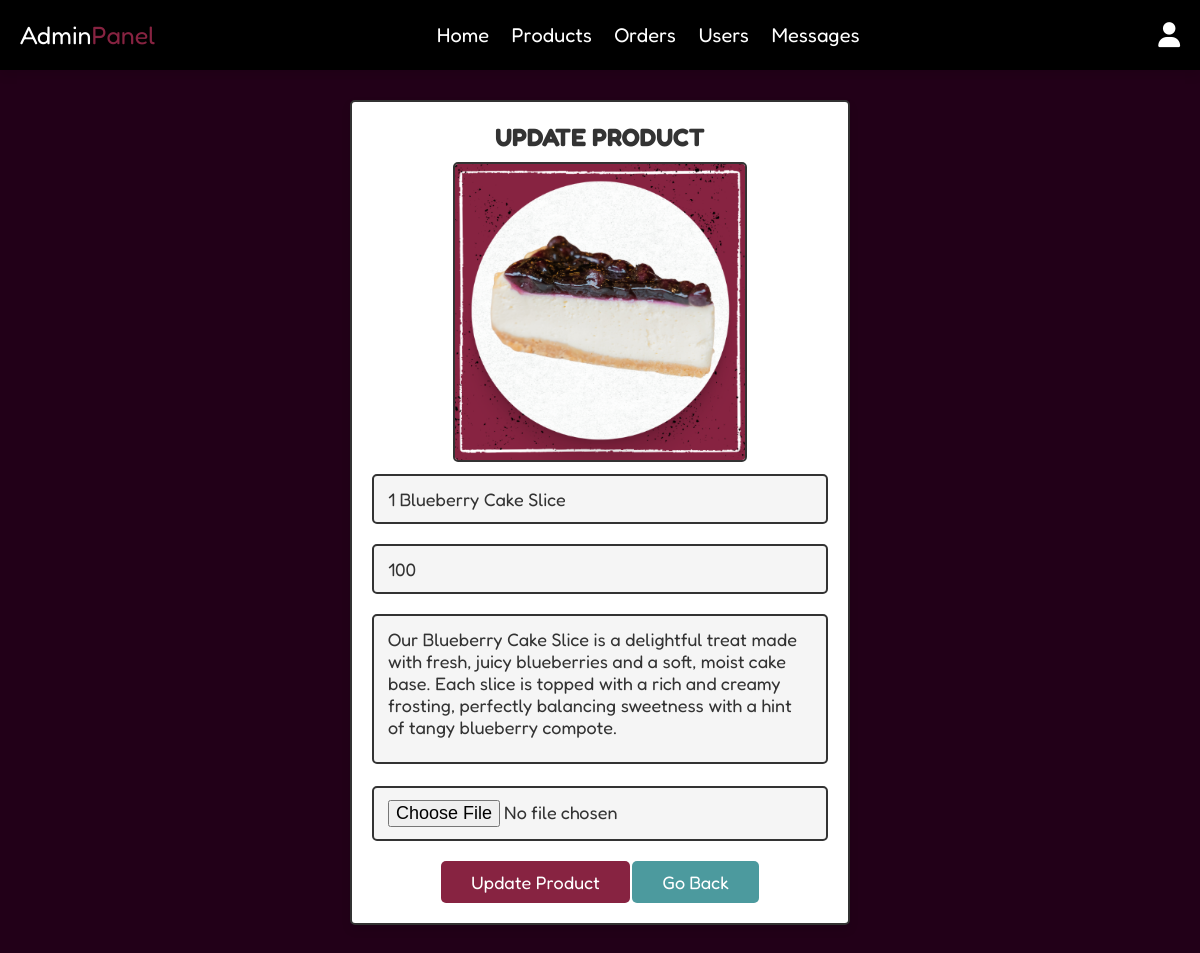
Page /aurumelle_admin_panel/admin_update_product.php?update=21 (signed in) on the committed database.
### tables this page shows
CREATE TABLE `products` (
  `id` int(100) NOT NULL,
  `name` varchar(100) NOT NULL,
  `details` varchar(500) NOT NULL,
  `price` int(100) NOT NULL,
  `image` varchar(100) NOT NULL
);

### aurumelle_admin_panel/admin_update_product.php (the view, shortened to what this page needs)
<?php
@include '../config.php';
?>
<!DOCTYPE html>
<html lang="en">
   <head>
      <link rel="stylesheet" href="https://cdnjs.cloudflare.com/ajax/libs/font-awesome/6.7.2/css/all.min.css">
      <link rel="stylesheet" href="../aurumelle_css/admin_style.css">
   </head>
   <body>
   <?php @include 'admin_header.php'; ?>
   <section class="update-product">
        <?php
            $update_id = $_GET['update'];
            $select_products = mysqli_query($conn, "SELECT * FROM `products` WHERE id = '$update_id'") or die('query failed');
            if(mysqli_num_rows($select_products) > 0){
                while($fetch_products = mysqli_fetch_assoc($select_products)){
        ?>
        <form action="" method="post" enctype="multipart/form-data">
            <h3>Update Product</h3>
            <img src="../uploaded_img/<?php echo $fetch_products['image']?>" class="image" alt="Product Image">
            <input type="text" class="box" value="<?php echo $fetch_products['name']?>" required placeholder="Update product name" name="name">
            <input type="number" min="0" class="box" value="<?php echo $fetch_products['price']?>" required placeholder="Update product price" name="price">
            <textarea name="details" class="box" required placeholder="Update product details" cols="30" rows="10"><?php echo $fetch_products['details']?></textarea>
            <input type="file" accept="image/jpg, image/jpeg, image/png" class="box" name="image">
            <input type="submit" value="Update Product" name="update_product" class="btn">
            <a href="../aurumelle_admin_panel/admin_products.php" class="option-btn">Go Back</a>
        </form>
        <?php
                }
            }else{
                echo '<p class="empty">No product selected for update</p>';
            }
        ?>
    </section>
   </body>
</html>

### aurumelle_css/admin_style.css (style rules this page uses)
:root { --deep-berry:#872341; --red:#c0392b; --teal:#4C9A9E; --black:#333; --black2: #000; --white:#fff; --light-color:#666; --light-white:#ccc; --light-bg:#f5f5f5; --border:.2rem solid var(--black); --box-shadow:0 .5rem 1rem rgba(0,0,0,.1); }
* { font-family: 'Fredoka', sans-serif; margin:0; padding:0; box-sizing: border-box; outline: none; border:none; text-decoration: none; transition:all .2s linear; }
html { font-size: 62.5%; overflow-x: hidden; scroll-behavior: smooth; scroll-padding-top: 6.5rem; }
body { background: #220018; }
section { padding:3rem 2rem; }
.btn, .delete-btn, .option-btn { display: inline-block; border-radius: .5rem; margin-top: 1rem; font-size: 1.8rem; color:var(--white); cursor: pointer; padding:1rem 3rem; text-transform: capitalize; }
.btn { background-color: var(--deep-berry); }
.option-btn { background-color: var(--teal); }
.update-product form { max-width: 50rem; border-radius: .5rem; background-color: var(--white); border:var(--border); padding:2rem; text-align: center; margin:0 auto; box-shadow: var(--box-shadow); }
.update-product form h3 { font-size: 2.5rem; text-transform: uppercase; color:var(--black); margin-bottom: 1rem; }
.update-product form .box { width: 100%; margin:1rem 0; font-size: 1.8rem; color:var(--black); border-radius: .5rem; background-color: var(--light-bg); padding:1.2rem 1.4rem; border:var(--border); }
.update-product form textarea { height: 15rem; resize: none; }
.update-product .image { height: 30rem; border:var(--border); border-radius: .5rem; }

### rows in the picture
products: image (picture), name "1 Blueberry Cake Slice", price "100", details "Our Blueberry Cake Slice is a delightful treat made with fresh, juicy blueberries and a soft, moist cake base. Each slice is topped with a rich and creamy frosting, perfectly balancing sweetness with a hint of tangy blueberry compote."
